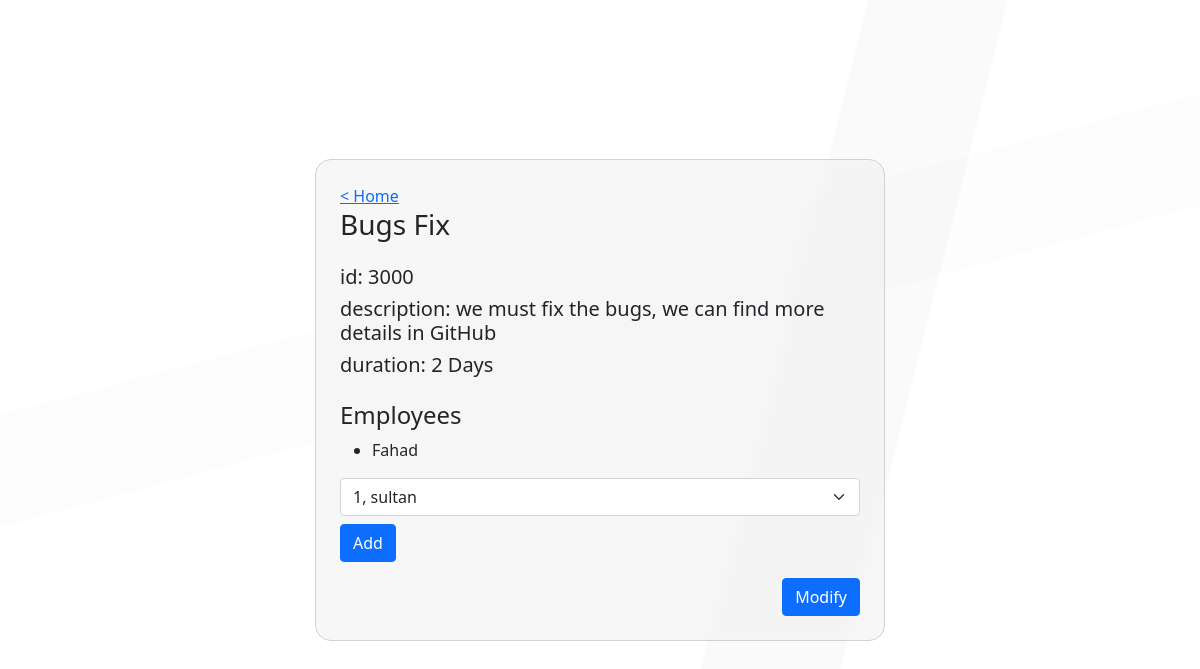
Page /task/3000 on the committed database.
### app1/models.py (models this page shows)
class Task(models.Model):
    id_task=models.CharField(max_length=364)
    n_task=models.CharField(max_length=64)
    dc_task=models.CharField(max_length=364)
    dr_task=models.CharField(max_length=64)

class Employee(models.Model):
    id_employee=models.CharField(max_length=64)
    n_employee=models.CharField(max_length=64)
    task=models.ManyToManyField(Task,blank=True,related_name='employee')
    def __str__(self) :
        return f'{self.id_employee}, {self.n_employee}'

### app1/views.py (the view)
# urls.py: path('task/<int:task_id>',views.tsak_page,name='task'),
def tsak_page(request,task_id):
     print(task_id)
     task1=Task.objects.get(id_task=task_id)
     employees=task1.employee.all()
     non_employee= Employee.objects.exclude(task=task1).all()
     if request.method=='POST':
         task1=Task.objects.get(id_task=task_id)
         print(task1.n_task)
         employee_id=int(request.POST['employee'])
         print(employee_id,'>>>get id')
         employee=Employee.objects.get(id_employee=employee_id)
         print(employee.n_employee,'>>>name')
         employee.task.add(task1)
         return HttpResponseRedirect(reverse('task',args=(task_id,)))
     else:
         return render(request,'app1/task.html',{
          'task':task1,
          'employee':employees,
          'nonEmployee':non_employee
                                        })

### app1/templates/app1/task.html (shortened to what this page needs)
{% extends 'app1/layout.html' %}
{% block content %}
<div class="container   ">
  <div class="row align-items-center regContainer">
    <div class="col-md-6 mx-auto background p-4">
      <a href="{% url 'main' %}">
        < Home
      </a>
      <h3>
        {{task.n_task}}
      </h3>
      <div class=" py-3">
        <h5>
          id: {{task.id_task}}
        </h5>
        <h5>
          description: {{task.dc_task}}
        </h5>
        <h5>
          duration: {{task.dr_task}}
        </h5>
      </div>
      <div>
        <h4>Employees</h4>
        <ul>
          {% for emp in employee%}
          <li>{{emp.n_employee}}</li>
          {%empty%}
          <h1>No Employees</h1>
          {% endfor %}
        </ul>
      </div>
      {% if nonEmployee %}
      <div>
        <form action="{% url 'task' task.id_task %}" method='POST'>
          <select name="employee" id="" class="form-select" >
            {% for emp in nonEmployee %}
            <option value="{{emp.id_employee}}">{{emp}}</option>
            {% endfor %}
          </select>
          <button type="submit" class=" btn btn-primary mt-2">Add</button>
        </form>
      </div>
      {% endif %}
      <div class=" d-flex justify-content-end">
        <a href="{% url 'modify' task.id_task %}" class=" btn btn-primary mt-3" >Modify</a>
      </div>
    </div>
  </div>
</div>
{% endblock %}

### app1/static/app1/style.css (style rules this page uses)
body { background-image: linear-gradient(224deg, transparent 0%, transparent 30%, rgba(249, 249, 249, 0.02) 30%, rgba(249, 249, 249, 0.02) 36%, transparent 36%, transparent 100%), linear-gradient(345deg, transparent 0%, transparent 53%, rgba(140, 140, 140, 0.02) 53%, rgba(140, 140, 140, 0.02) 63%, transparent 63%, transparent 100%), linear-gradient(284deg, transparent 0%, transparent 28%, rgba(1, 1, 1, 0.02) 28%, rgba(1, 1, 1, 0.02) 38%, transparent 38%, transparent 100%), linear-gradient(90deg, rgb(255, 255, 255), rgb(255, 255, 255)); height: 100vh; }
.regContainer { display: flex; justify-content: center; align-items: center; height: 100vh; }
.background { background-color: #eeeeee7c; border-radius: 1rem; border: 1px solid #d1d1d1; backdrop-filter: blur(5px); }

### rows in the picture
Task: n_task "Bugs Fix", id_task "3000", dc_task "we must fix the bugs, we can find more details in GitHub", dr_task "2 Days"
Employee: n_employee "Fahad"

### other values in the picture
form field employee "1, sultan"
